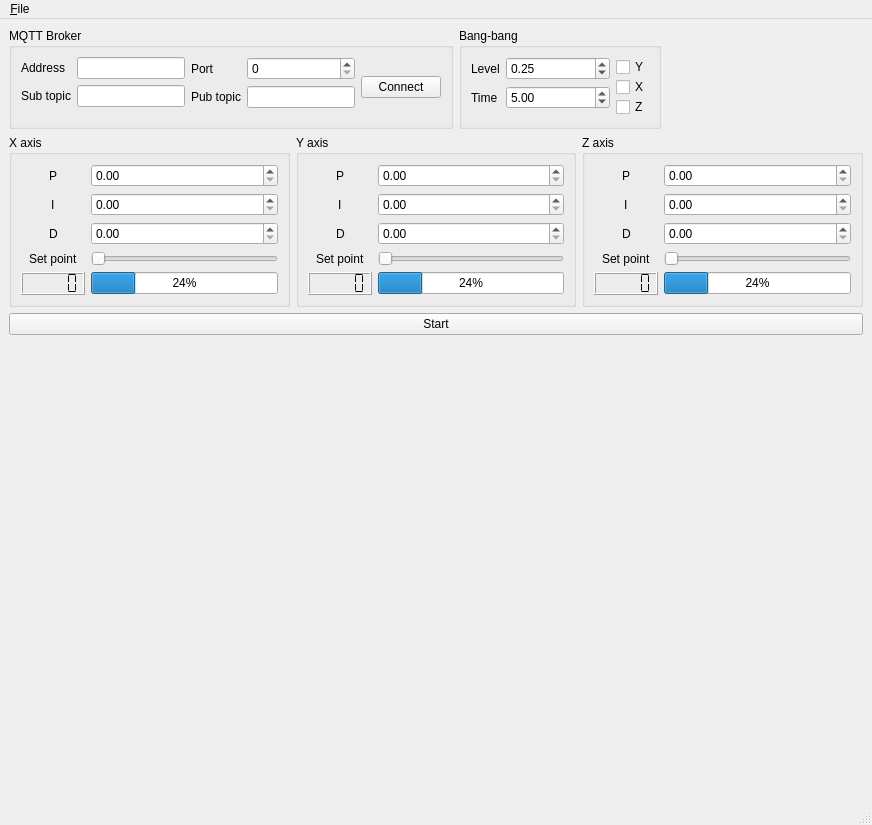
<?xml version="1.0" encoding="UTF-8"?>
<ui version="4.0">
 <class>MainWindow</class>
 <widget class="QMainWindow" name="MainWindow">
  <property name="geometry">
   <rect>
    <x>0</x>
    <y>0</y>
    <width>872</width>
    <height>825</height>
   </rect>
  </property>
  <property name="windowTitle">
   <string>MainWindow</string>
  </property>
  <widget class="QWidget" name="centralwidget">
   <layout class="QVBoxLayout" name="verticalLayout">
    <item>
     <layout class="QHBoxLayout" name="horizontalLayout">
      <item>
       <widget class="QGroupBox" name="groupBox_5">
        <property name="title">
         <string>MQTT Broker</string>
        </property>
        <layout class="QHBoxLayout" name="horizontalLayout_7">
         <item>
          <layout class="QFormLayout" name="formLayout">
           <property name="fieldGrowthPolicy">
            <enum>QFormLayout::FieldsStayAtSizeHint</enum>
           </property>
           <item row="0" column="0">
            <widget class="QLabel" name="label">
             <property name="text">
              <string>Address</string>
             </property>
            </widget>
           </item>
           <item row="1" column="0">
            <widget class="QLabel" name="label_2">
             <property name="text">
              <string>Sub topic</string>
             </property>
            </widget>
           </item>
           <item row="0" column="1">
            <widget class="QLineEdit" name="brokerAddressField"/>
           </item>
           <item row="1" column="1">
            <widget class="QLineEdit" name="subTopicField"/>
           </item>
          </layout>
         </item>
         <item>
          <layout class="QFormLayout" name="formLayout_2">
           <property name="fieldGrowthPolicy">
            <enum>QFormLayout::ExpandingFieldsGrow</enum>
           </property>
           <item row="0" column="0">
            <widget class="QLabel" name="label_3">
             <property name="text">
              <string>Port</string>
             </property>
            </widget>
           </item>
           <item row="1" column="0">
            <widget class="QLabel" name="label_4">
             <property name="text">
              <string>Pub topic</string>
             </property>
            </widget>
           </item>
           <item row="0" column="1">
            <widget class="QSpinBox" name="brokerPortField">
             <property name="sizePolicy">
              <sizepolicy hsizetype="Expanding" vsizetype="Fixed">
               <horstretch>0</horstretch>
               <verstretch>0</verstretch>
              </sizepolicy>
             </property>
             <property name="maximum">
              <number>4096</number>
             </property>
            </widget>
           </item>
           <item row="1" column="1">
            <widget class="QLineEdit" name="pubTopicField"/>
           </item>
          </layout>
         </item>
         <item>
          <widget class="QPushButton" name="connectButton">
           <property name="text">
            <string>Connect</string>
           </property>
          </widget>
         </item>
        </layout>
       </widget>
      </item>
      <item>
       <widget class="QGroupBox" name="groupBox_4">
        <property name="title">
         <string>Bang-bang</string>
        </property>
        <layout class="QHBoxLayout" name="horizontalLayout_6">
         <item>
          <layout class="QFormLayout" name="formLayout_3">
           <item row="0" column="0">
            <widget class="QLabel" name="label_17">
             <property name="text">
              <string>Level</string>
             </property>
            </widget>
           </item>
           <item row="0" column="1">
            <widget class="QDoubleSpinBox" name="bangBangLevel">
             <property name="sizePolicy">
              <sizepolicy hsizetype="Expanding" vsizetype="Fixed">
               <horstretch>0</horstretch>
               <verstretch>0</verstretch>
              </sizepolicy>
             </property>
             <property name="minimum">
              <double>0.000000000000000</double>
             </property>
             <property name="maximum">
              <double>0.500000000000000</double>
             </property>
             <property name="singleStep">
              <double>0.050000000000000</double>
             </property>
             <property name="value">
              <double>0.250000000000000</double>
             </property>
            </widget>
           </item>
           <item row="1" column="0">
            <widget class="QLabel" name="label_18">
             <property name="text">
              <string>Time</string>
             </property>
            </widget>
           </item>
           <item row="1" column="1">
            <widget class="QDoubleSpinBox" name="bangBangTime">
             <property name="sizePolicy">
              <sizepolicy hsizetype="Expanding" vsizetype="Fixed">
               <horstretch>0</horstretch>
               <verstretch>0</verstretch>
              </sizepolicy>
             </property>
             <property name="minimum">
              <double>1.000000000000000</double>
             </property>
             <property name="maximum">
              <double>50.000000000000000</double>
             </property>
             <property name="singleStep">
              <double>0.500000000000000</double>
             </property>
             <property name="value">
              <double>5.000000000000000</double>
             </property>
            </widget>
           </item>
          </layout>
         </item>
         <item>
          <layout class="QVBoxLayout" name="verticalLayout_3">
           <property name="spacing">
            <number>0</number>
           </property>
           <item>
            <widget class="QCheckBox" name="bangBangY">
             <property name="text">
              <string>Y</string>
             </property>
            </widget>
           </item>
           <item>
            <widget class="QCheckBox" name="bangBangX">
             <property name="text">
              <string>X</string>
             </property>
            </widget>
           </item>
           <item>
            <widget class="QCheckBox" name="bangBangZ">
             <property name="text">
              <string>Z</string>
             </property>
            </widget>
           </item>
          </layout>
         </item>
        </layout>
       </widget>
      </item>
      <item>
       <spacer name="horizontalSpacer">
        <property name="orientation">
         <enum>Qt::Horizontal</enum>
        </property>
        <property name="sizeHint" stdset="0">
         <size>
          <width>40</width>
          <height>20</height>
         </size>
        </property>
       </spacer>
      </item>
     </layout>
    </item>
    <item>
     <layout class="QHBoxLayout" name="horizontalLayout_2">
      <item>
       <widget class="QGroupBox" name="groupBox">
        <property name="title">
         <string>X axis</string>
        </property>
        <layout class="QHBoxLayout" name="horizontalLayout_3">
         <item>
          <layout class="QFormLayout" name="formLayout_5">
           <property name="fieldGrowthPolicy">
            <enum>QFormLayout::ExpandingFieldsGrow</enum>
           </property>
           <property name="labelAlignment">
            <set>Qt::AlignCenter</set>
           </property>
           <item row="0" column="0">
            <widget class="QLabel" name="label_5">
             <property name="text">
              <string>P</string>
             </property>
            </widget>
           </item>
           <item row="0" column="1">
            <widget class="QDoubleSpinBox" name="xpSpinBox">
             <property name="sizePolicy">
              <sizepolicy hsizetype="Expanding" vsizetype="Fixed">
               <horstretch>0</horstretch>
               <verstretch>0</verstretch>
              </sizepolicy>
             </property>
             <property name="maximum">
              <double>1000000.000000000000000</double>
             </property>
            </widget>
           </item>
           <item row="1" column="0">
            <widget class="QLabel" name="label_6">
             <property name="text">
              <string>I</string>
             </property>
            </widget>
           </item>
           <item row="1" column="1">
            <widget class="QDoubleSpinBox" name="xiSpinBox">
             <property name="sizePolicy">
              <sizepolicy hsizetype="Expanding" vsizetype="Fixed">
               <horstretch>0</horstretch>
               <verstretch>0</verstretch>
              </sizepolicy>
             </property>
             <property name="maximum">
              <double>1000000.000000000000000</double>
             </property>
            </widget>
           </item>
           <item row="2" column="0">
            <widget class="QLabel" name="label_7">
             <property name="text">
              <string>D</string>
             </property>
            </widget>
           </item>
           <item row="2" column="1">
            <widget class="QDoubleSpinBox" name="xdSpinBox">
             <property name="sizePolicy">
              <sizepolicy hsizetype="Expanding" vsizetype="Fixed">
               <horstretch>0</horstretch>
               <verstretch>0</verstretch>
              </sizepolicy>
             </property>
             <property name="maximum">
              <double>1000000.000000000000000</double>
             </property>
            </widget>
           </item>
           <item row="3" column="1">
            <widget class="QSlider" name="setPointXSlider">
             <property name="maximum">
              <number>100</number>
             </property>
             <property name="orientation">
              <enum>Qt::Horizontal</enum>
             </property>
            </widget>
           </item>
           <item row="3" column="0">
            <widget class="QLabel" name="label_14">
             <property name="text">
              <string>Set point</string>
             </property>
            </widget>
           </item>
           <item row="4" column="0">
            <widget class="QLCDNumber" name="lcdNumber">
             <property name="segmentStyle">
              <enum>QLCDNumber::Flat</enum>
             </property>
            </widget>
           </item>
           <item row="4" column="1">
            <widget class="QProgressBar" name="xPositionBar">
             <property name="value">
              <number>24</number>
             </property>
            </widget>
           </item>
          </layout>
         </item>
        </layout>
       </widget>
      </item>
      <item>
       <widget class="QGroupBox" name="groupBox_2">
        <property name="title">
         <string>Y axis</string>
        </property>
        <layout class="QHBoxLayout" name="horizontalLayout_4">
         <item>
          <layout class="QFormLayout" name="formLayout_8">
           <property name="fieldGrowthPolicy">
            <enum>QFormLayout::ExpandingFieldsGrow</enum>
           </property>
           <property name="labelAlignment">
            <set>Qt::AlignCenter</set>
           </property>
           <item row="0" column="0">
            <widget class="QLabel" name="label_8">
             <property name="text">
              <string>P</string>
             </property>
            </widget>
           </item>
           <item row="1" column="0">
            <widget class="QLabel" name="label_9">
             <property name="text">
              <string>I</string>
             </property>
            </widget>
           </item>
           <item row="2" column="0">
            <widget class="QLabel" name="label_10">
             <property name="text">
              <string>D</string>
             </property>
            </widget>
           </item>
           <item row="0" column="1">
            <widget class="QDoubleSpinBox" name="ypSpinBox">
             <property name="sizePolicy">
              <sizepolicy hsizetype="Expanding" vsizetype="Fixed">
               <horstretch>0</horstretch>
               <verstretch>0</verstretch>
              </sizepolicy>
             </property>
             <property name="maximum">
              <double>1000000.000000000000000</double>
             </property>
            </widget>
           </item>
           <item row="1" column="1">
            <widget class="QDoubleSpinBox" name="yiSpinBox">
             <property name="sizePolicy">
              <sizepolicy hsizetype="Expanding" vsizetype="Fixed">
               <horstretch>0</horstretch>
               <verstretch>0</verstretch>
              </sizepolicy>
             </property>
             <property name="maximum">
              <double>1000000.000000000000000</double>
             </property>
            </widget>
           </item>
           <item row="2" column="1">
            <widget class="QDoubleSpinBox" name="ydSpinBox">
             <property name="sizePolicy">
              <sizepolicy hsizetype="Expanding" vsizetype="Fixed">
               <horstretch>0</horstretch>
               <verstretch>0</verstretch>
              </sizepolicy>
             </property>
             <property name="maximum">
              <double>1000000.000000000000000</double>
             </property>
            </widget>
           </item>
           <item row="3" column="1">
            <widget class="QSlider" name="setPointYSlider">
             <property name="maximum">
              <number>100</number>
             </property>
             <property name="orientation">
              <enum>Qt::Horizontal</enum>
             </property>
            </widget>
           </item>
           <item row="3" column="0">
            <widget class="QLabel" name="label_15">
             <property name="text">
              <string>Set point</string>
             </property>
            </widget>
           </item>
           <item row="4" column="0">
            <widget class="QLCDNumber" name="lcdNumber_2">
             <property name="segmentStyle">
              <enum>QLCDNumber::Flat</enum>
             </property>
            </widget>
           </item>
           <item row="4" column="1">
            <widget class="QProgressBar" name="yPositionBar">
             <property name="value">
              <number>24</number>
             </property>
            </widget>
           </item>
          </layout>
         </item>
        </layout>
       </widget>
      </item>
      <item>
       <widget class="QGroupBox" name="groupBox_3">
        <property name="title">
         <string>Z axis</string>
        </property>
        <layout class="QHBoxLayout" name="horizontalLayout_5">
         <item>
          <layout class="QFormLayout" name="formLayout_7">
           <property name="fieldGrowthPolicy">
            <enum>QFormLayout::ExpandingFieldsGrow</enum>
           </property>
           <property name="labelAlignment">
            <set>Qt::AlignCenter</set>
           </property>
           <item row="0" column="0">
            <widget class="QLabel" name="label_11">
             <property name="text">
              <string>P</string>
             </property>
            </widget>
           </item>
           <item row="1" column="0">
            <widget class="QLabel" name="label_12">
             <property name="text">
              <string>I</string>
             </property>
            </widget>
           </item>
           <item row="2" column="0">
            <widget class="QLabel" name="label_13">
             <property name="text">
              <string>D</string>
             </property>
            </widget>
           </item>
           <item row="0" column="1">
            <widget class="QDoubleSpinBox" name="zpSpinBox">
             <property name="sizePolicy">
              <sizepolicy hsizetype="Expanding" vsizetype="Fixed">
               <horstretch>0</horstretch>
               <verstretch>0</verstretch>
              </sizepolicy>
             </property>
             <property name="maximum">
              <double>1000000.000000000000000</double>
             </property>
            </widget>
           </item>
           <item row="1" column="1">
            <widget class="QDoubleSpinBox" name="ziSpinBox">
             <property name="sizePolicy">
              <sizepolicy hsizetype="Expanding" vsizetype="Fixed">
               <horstretch>0</horstretch>
               <verstretch>0</verstretch>
              </sizepolicy>
             </property>
             <property name="maximum">
              <double>1000000.000000000000000</double>
             </property>
            </widget>
           </item>
           <item row="2" column="1">
            <widget class="QDoubleSpinBox" name="zdSpinBox">
             <property name="sizePolicy">
              <sizepolicy hsizetype="Expanding" vsizetype="Fixed">
               <horstretch>0</horstretch>
               <verstretch>0</verstretch>
              </sizepolicy>
             </property>
             <property name="maximum">
              <double>1000000.000000000000000</double>
             </property>
            </widget>
           </item>
           <item row="3" column="1">
            <widget class="QSlider" name="setPointZSlider">
             <property name="maximum">
              <number>100</number>
             </property>
             <property name="orientation">
              <enum>Qt::Horizontal</enum>
             </property>
            </widget>
           </item>
           <item row="3" column="0">
            <widget class="QLabel" name="label_16">
             <property name="text">
              <string>Set point</string>
             </property>
            </widget>
           </item>
           <item row="4" column="0">
            <widget class="QLCDNumber" name="lcdNumber_3">
             <property name="segmentStyle">
              <enum>QLCDNumber::Flat</enum>
             </property>
            </widget>
           </item>
           <item row="4" column="1">
            <widget class="QProgressBar" name="zPositionBar">
             <property name="value">
              <number>24</number>
             </property>
            </widget>
           </item>
          </layout>
         </item>
        </layout>
       </widget>
      </item>
     </layout>
    </item>
    <item>
     <layout class="QVBoxLayout" name="verticalLayout_2">
      <item>
       <widget class="QPushButton" name="startButton">
        <property name="enabled">
         <bool>true</bool>
        </property>
        <property name="text">
         <string>Start</string>
        </property>
       </widget>
      </item>
      <item>
       <layout class="QGridLayout" name="gridLayout">
        <item row="0" column="2">
         <widget class="QCustomPlot" name="xYPlot" native="true"/>
        </item>
        <item row="0" column="0">
         <widget class="QCustomPlot" name="timePlot" native="true"/>
        </item>
        <item row="0" column="1">
         <spacer name="verticalSpacer">
          <property name="orientation">
           <enum>Qt::Vertical</enum>
          </property>
          <property name="sizeHint" stdset="0">
           <size>
            <width>0</width>
            <height>40</height>
           </size>
          </property>
         </spacer>
        </item>
       </layout>
      </item>
     </layout>
    </item>
   </layout>
  </widget>
  <widget class="QMenuBar" name="menubar">
   <property name="geometry">
    <rect>
     <x>0</x>
     <y>0</y>
     <width>872</width>
     <height>24</height>
    </rect>
   </property>
   <widget class="QMenu" name="menu_Open_INI_file">
    <property name="title">
     <string>&amp;File</string>
    </property>
    <addaction name="action_Open_INI_file"/>
   </widget>
   <addaction name="menu_Open_INI_file"/>
  </widget>
  <widget class="QStatusBar" name="statusbar"/>
  <action name="action_Open_INI_file">
   <property name="text">
    <string>&amp;Open INI file...</string>
   </property>
   <property name="shortcut">
    <string>Ctrl+O</string>
   </property>
  </action>
 </widget>
 <customwidgets>
  <customwidget>
   <class>QCustomPlot</class>
   <extends>QWidget</extends>
   <header>qcustomplot.h</header>
   <container>1</container>
  </customwidget>
 </customwidgets>
 <resources/>
 <connections>
  <connection>
   <sender>xPositionBar</sender>
   <signal>valueChanged(int)</signal>
   <receiver>lcdNumber</receiver>
   <slot>display(int)</slot>
   <hints>
    <hint type="sourcelabel">
     <x>146</x>
     <y>297</y>
    </hint>
    <hint type="destinationlabel">
     <x>68</x>
     <y>299</y>
    </hint>
   </hints>
  </connection>
  <connection>
   <sender>yPositionBar</sender>
   <signal>valueChanged(int)</signal>
   <receiver>lcdNumber_2</receiver>
   <slot>display(int)</slot>
   <hints>
    <hint type="sourcelabel">
     <x>415</x>
     <y>301</y>
    </hint>
    <hint type="destinationlabel">
     <x>364</x>
     <y>301</y>
    </hint>
   </hints>
  </connection>
  <connection>
   <sender>zPositionBar</sender>
   <signal>valueChanged(int)</signal>
   <receiver>lcdNumber_3</receiver>
   <slot>display(int)</slot>
   <hints>
    <hint type="sourcelabel">
     <x>705</x>
     <y>298</y>
    </hint>
    <hint type="destinationlabel">
     <x>650</x>
     <y>301</y>
    </hint>
   </hints>
  </connection>
 </connections>
</ui>
